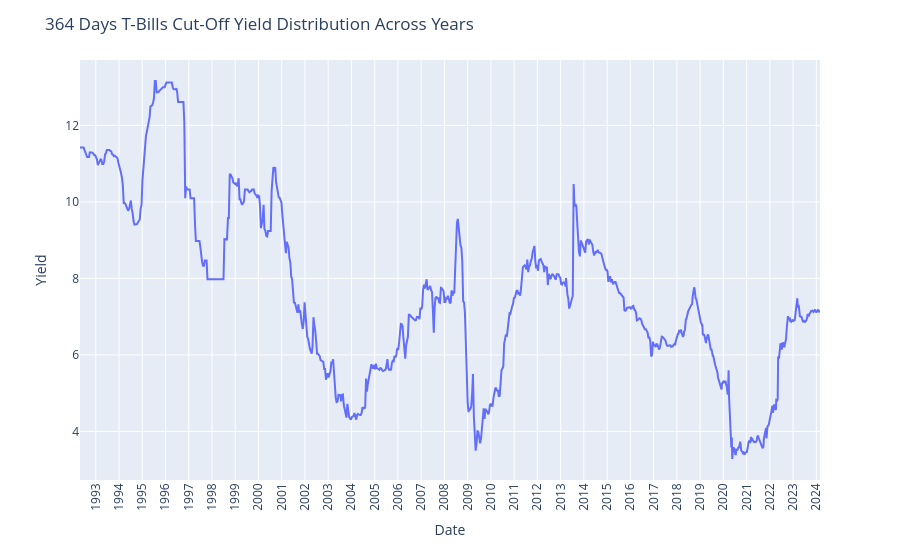

Source (notebook cell):
### Code cell
# Using plotly.express
import plotly.express as px

fig = px.line(tbills, x=tbills.index, y="Yield")
fig.update_layout(
    title="364 Days T-Bills Cut-Off Yield Distribution Across Years",
    xaxis=dict(
        tickmode='linear',
        dtick='M12',  # Set tick interval to every 12 months (1 year)
        tickformat="%Y",  # Format ticks as year
        tickangle=-90   # Rotate the Tick Label to Horizontal
    )
)
fig.show()

### Figure 1 — Plotly figure (JSON) as saved in the notebook; plotly's stock layout.template omitted (floating-point values rounded to 4 significant figures; data arrays with more than 128 entries replaced by an {"elided": "..."} marker saying what was removed)
{"data": [{"hovertemplate": "Date =%{x}<br>Yield=%{y}<extra></extra>", "legendgroup": "", "line": {"color": "#636efa", "dash": "solid"}, "marker": {"symbol": "circle"}, "mode": "lines", "name": "", "orientation": "v", "showlegend": false, "type": "scatter", "x": {"elided": "999 str values"}, "xaxis": "x", "y": {"elided": "999 float values"}, "yaxis": "y"}], "layout": {"legend": {"tracegroupgap": 0}, "margin": {"t": 60}, "title": {"text": "364 Days T-Bills Cut-Off Yield Distribution Across Years"}, "xaxis": {"anchor": "y", "domain": [0, 1], "dtick": "M12", "tickangle": -90, "tickformat": "%Y", "tickmode": "linear", "title": {"text": "Date "}}, "yaxis": {"anchor": "x", "domain": [0, 1], "title": {"text": "Yield"}}}}
